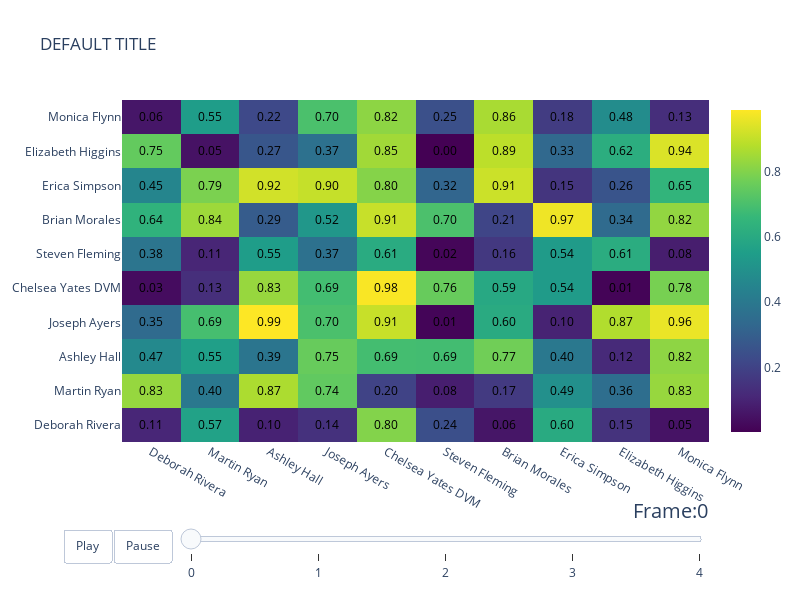

Write notebook code for a chart like this one.
### Code cell
def animated_heatmap(
    matrices: np.ndarray | None = None,
    labels: list | None = None,
    title: str = "DEFAULT TITLE",
    show_values: bool = True,
    value_format: Literal[".2f", ".2e"] = ".2f",
    width: int = 800,
    height: int = 600,
    xaxis_title: str | None = None,
    yaxis_title: str | None = None,
    log: bool = False,
    nan_diagnal: bool = False,
    frame_duration: int = 500,
    slider_labels: list[str] | None = None,
    slider_prefix: str = "Frame:",
):
    # Generate demo data if matrices is None
    if matrices is None:
        faker = Faker()
        shape = (5, 10, 10)  # (time, rows, cols)
        matrices = rng.random(shape)
        # logger.info(matrices)
    elif matrices.ndim != 3:
        raise ValueError("Expected 3D array (time, rows, cols)")

    n_frames, n_rows, n_cols = matrices.shape

    if labels is None:
        faker = Faker()
        labels = [faker.name() for _ in range(n_rows)]
    col_labels = labels
    row_labels = labels

    # Process all matrices
    processed_matrices = []
    for matrix in matrices:
        # Convert and process each time slice
        matrix = np.array(matrix, dtype=object)
        none_mask = matrix is None
        matrix = matrix.astype(float)
        if log:
            matrix = np.log10(matrix)
        matrix[none_mask] = np.nan
        if nan_diagnal:
            matrix[np.identity(matrix.shape[0], dtype=bool)] = np.nan
        processed_matrices.append(matrix)
        
        # Update the sliders configuration with custom labels
    if slider_labels is not None:
        if len(slider_labels) != n_frames:
            raise ValueError(f"Expected {n_frames} slider labels, got {len(slider_labels)}")
        frame_labels = slider_labels
    else:
        frame_labels = [str(k) for k in range(n_frames)]

    layout_sliders = [{
        "active": 0,
        "yanchor": "top",
        "xanchor": "left",
        "currentvalue": {
            "font": {"size": 20},
            "prefix": slider_prefix,  # <--- [CHANGED] Use custom prefix
            "visible": True,
            "xanchor": "right",
        },
        "transition": {"duration": frame_duration, "easing": "cubic-in-out"},
        "pad": {"b": 10, "t": 50},
        "len": 0.9,
        "x": 0.1,
        "y": 0,
        "steps": [
            {
                "args": [
                    [f"frame_{k}"],
                    {
                        "frame": {"duration": frame_duration, "redraw": True},
                        "mode": "immediate",
                        "transition": {"duration": frame_duration},
                    },
                ],
                "label": label,  # <--- [CHANGED] Use custom label
                "method": "animate",
            }
            for k, label in enumerate(frame_labels)
        ],
    }]

    # Create frames for animation
    frames = [
        go.Frame(
            data=[
                go.Heatmap(
                    z=matrix,
                    x=col_labels,
                    y=row_labels,
                    colorscale="Viridis",
                    text=np.vectorize(lambda x: "N/A" if np.isnan(x) else f"{x:{value_format}}")(
                        matrix
                    )
                    if show_values
                    else None,
                    texttemplate="%{text}" if show_values else None,
                    textfont={"color": "black"},
                    reversescale=False,
                    showscale=True,
                )
            ],
            name=f"frame_{i}",  # name is required for frames
        )
        for i, matrix in enumerate(processed_matrices)
    ]

    # Create the figure with the initial frame
    fig = go.Figure(
        data=[
            go.Heatmap(
                z=processed_matrices[0],
                x=col_labels,
                y=row_labels,
                colorscale="Viridis",
                text=np.vectorize(lambda x: "N/A" if np.isnan(x) else f"{x:{value_format}}")(
                    processed_matrices[0]
                )
                if show_values
                else None,
                texttemplate="%{text}" if show_values else None,
                textfont={"color": "black"},
                reversescale=False,
                showscale=True,
            )
        ],
        frames=frames,
        layout={
            "title": title,
            "width": width,
            "height": height,
            "xaxis": {
                "title": xaxis_title,
                "nticks": len(col_labels) if col_labels else None,
                "fixedrange": True,
            },
            "yaxis": {
                "title": yaxis_title,
                "nticks": len(row_labels) if row_labels else None,
                "fixedrange": True,
            },
            "dragmode": False,
            "updatemenus": [  # <--- [NEW] Add play and pause buttons
                {
                    "buttons": [
                        {
                            "args": [
                                None,
                                {
                                    "frame": {"duration": frame_duration, "redraw": True},
                                    "fromcurrent": True,
                                },
                            ],
                            "label": "Play",
                            "method": "animate",
                        },
                        {
                            "args": [
                                [None],
                                {
                                    "frame": {"duration": 0, "redraw": True},
                                    "mode": "immediate",
                                    "transition": {"duration": 0},
                                },
                            ],
                            "label": "Pause",
                            "method": "animate",
                        },
                    ],
                    "direction": "left",
                    "pad": {"r": 10, "t": 87},
                    "showactive": False,
                    "type": "buttons",
                    "x": 0.1,
                    "xanchor": "right",
                    "y": 0,
                    "yanchor": "top",
                }
            ],
        },
    )
    
    # Update the layout dictionary to include the new sliders
    fig.update_layout(sliders=layout_sliders)

    return fig


animated_heatmap()

### Figure 1 — Plotly figure (JSON) as saved in the notebook; plotly's stock layout.template omitted (floating-point values rounded to 4 significant figures)
{"data": [{"colorscale": [[0, "#440154"], [0.1111, "#482878"], [0.2222, "#3e4989"], [0.3333, "#31688e"], [0.4444, "#26828e"], [0.5556, "#1f9e89"], [0.6667, "#35b779"], [0.7778, "#6ece58"], [0.8889, "#b5de2b"], [1, "#fde725"]], "reversescale": false, "showscale": true, "text": [["0.11", "0.57", "0.10", "0.14", "0.80", "0.24", "0.06", "0.60", "0.15", "0.05"], ["0.83", "0.40", "0.87", "0.74", "0.20", "0.08", "0.17", "0.49", "0.36", "0.83"], ["0.47", "0.55", "0.39", "0.75", "0.69", "0.69", "0.77", "0.40", "0.12", "0.82"], ["0.35", "0.69", "0.99", "0.70", "0.91", "0.01", "0.60", "0.10", "0.87", "0.96"], ["0.03", "0.13", "0.83", "0.69", "0.98", "0.76", "0.59", "0.54", "0.01", "0.78"], ["0.38", "0.11", "0.55", "0.37", "0.61", "0.02", "0.16", "0.54", "0.61", "0.08"], ["0.64", "0.84", "0.29", "0.52", "0.91", "0.70", "0.21", "0.97", "0.34", "0.82"], ["0.45", "0.79", "0.92", "0.90", "0.80", "0.32", "0.91", "0.15", "0.26", "0.65"], ["0.75", "0.05", "0.27", "0.37", "0.85", "0.00", "0.89", "0.33", "0.62", "0.94"], ["0.06", "0.55", "0.22", "0.70", "0.82", "0.25", "0.86", "0.18", "0.48", "0.13"]], "textfont": {"color": "black"}, "texttemplate": "%{text}", "type": "heatmap", "x": ["Deborah Rivera", "Martin Ryan", "Ashley Hall", "Joseph Ayers", "Chelsea Yates DVM", "Steven Fleming", "Brian Morales", "Erica Simpson", "Elizabeth Higgins", "Monica Flynn"], "y": ["Deborah Rivera", "Martin Ryan", "Ashley Hall", "Joseph Ayers", "Chelsea Yates DVM", "Steven Fleming", "Brian Morales", "Erica Simpson", "Elizabeth Higgins", "Monica Flynn"], "z": [[0.107, 0.5667, 0.09599, 0.1416, 0.801, 0.2439, 0.06125, 0.6018, 0.1465, 0.05282], [0.8306, 0.3972, 0.8655, 0.744, 0.201, 0.08481, 0.1714, 0.4946, 0.3577, 0.832], [0.4692, 0.5547, 0.3875, 0.7549, 0.6889, 0.6858, 0.7716, 0.3986, 0.1191, 0.8179], [0.3455, 0.6918, 0.9885, 0.7018, 0.9067, 0.01335, 0.6037, 0.09732, 0.8725, 0.9602], [0.03415, 0.1333, 0.8328, 0.6869, 0.9817, 0.7565, 0.5942, 0.5392, 0.009867, 0.7838], [0.384, 0.1067, 0.5468, 0.37, 0.6059, 0.01667, 0.165, 0.5398, 0.6099, 0.08221], [0.6364, 0.8412, 0.2868, 0.5213, 0.9061, 0.703, 0.2067, 0.9665, 0.3421, 0.8242], [0.4525, 0.7898, 0.9209, 0.9027, 0.8046, 0.323, 0.9126, 0.1533, 0.2602, 0.6464], [0.7482, 0.05034, 0.2689, 0.369, 0.8472, 0.001917, 0.89, 0.3347, 0.6166, 0.9358], [0.0616, 0.5453, 0.2222, 0.7022, 0.8178, 0.2462, 0.8599, 0.1774, 0.4801, 0.1313]]}], "layout": {"dragmode": false, "height": 600, "sliders": [{"active": 0, "currentvalue": {"font": {"size": 20}, "prefix": "Frame:", "visible": true, "xanchor": "right"}, "len": 0.9, "pad": {"b": 10, "t": 50}, "steps": [{"args": [["frame_0"], {"frame": {"duration": 500, "redraw": true}, "mode": "immediate", "transition": {"duration": 500}}], "label": "0", "method": "animate"}, {"args": [["frame_1"], {"frame": {"duration": 500, "redraw": true}, "mode": "immediate", "transition": {"duration": 500}}], "label": "1", "method": "animate"}, {"args": [["frame_2"], {"frame": {"duration": 500, "redraw": true}, "mode": "immediate", "transition": {"duration": 500}}], "label": "2", "method": "animate"}, {"args": [["frame_3"], {"frame": {"duration": 500, "redraw": true}, "mode": "immediate", "transition": {"duration": 500}}], "label": "3", "method": "animate"}, {"args": [["frame_4"], {"frame": {"duration": 500, "redraw": true}, "mode": "immediate", "transition": {"duration": 500}}], "label": "4", "method": "animate"}], "transition": {"duration": 500, "easing": "cubic-in-out"}, "x": 0.1, "xanchor": "left", "y": 0, "yanchor": "top"}], "title": {"text": "DEFAULT TITLE"}, "updatemenus": [{"buttons": [{"args": [null, {"frame": {"duration": 500, "redraw": true}, "fromcurrent": true}], "label": "Play", "method": "animate"}, {"args": [[null], {"frame": {"duration": 0, "redraw": true}, "mode": "immediate", "transition": {"duration": 0}}], "label": "Pause", "method": "animate"}], "direction": "left", "pad": {"r": 10, "t": 87}, "showactive": false, "type": "buttons", "x": 0.1, "xanchor": "right", "y": 0, "yanchor": "top"}], "width": 800, "xaxis": {"fixedrange": true, "nticks": 10}, "yaxis": {"fixedrange": true, "nticks": 10}}}
